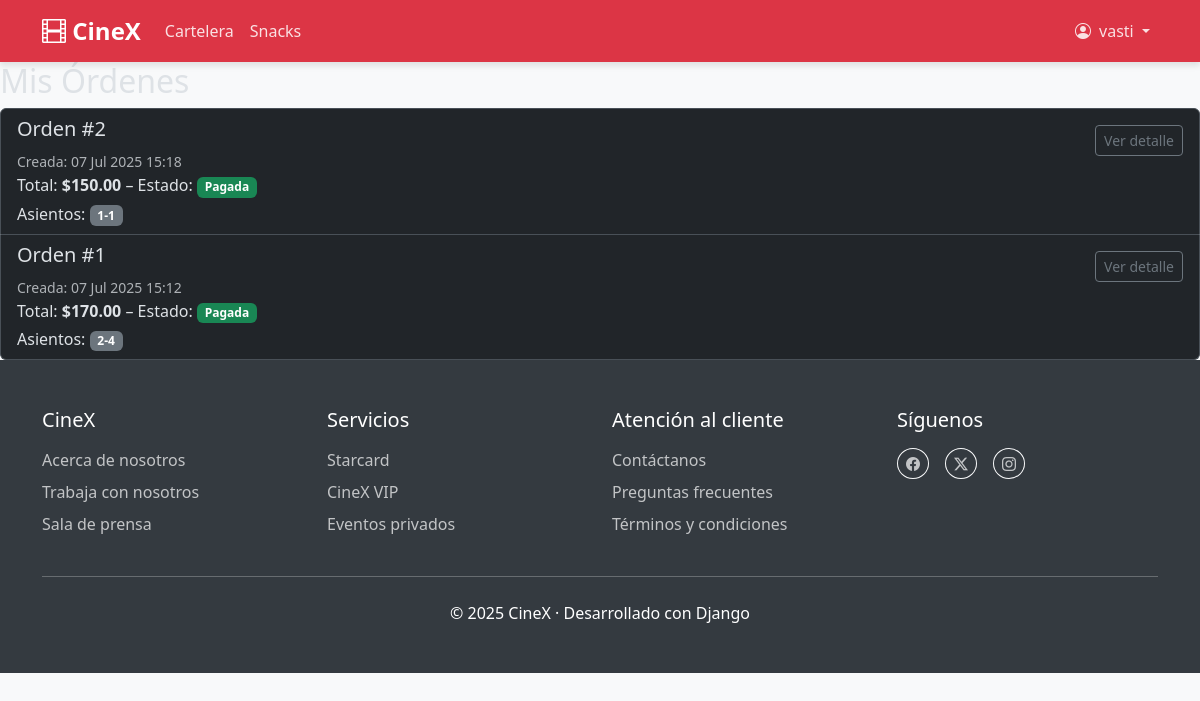
Screenshot of /orders/ (signed in) with the database file from the repository.
### cinema/models.py (models this page shows, shortened)
class TimeStampedModel(models.Model):
    created = models.DateTimeField(auto_now_add=True)
    updated = models.DateTimeField(auto_now=True)
    class Meta:
        abstract = True
        ordering = ('-created',)

class Order(TimeStampedModel):
    customer      = models.ForeignKey(Customer, on_delete=models.SET_NULL, null=True, related_name='orders')
    payment_method= models.CharField(max_length=3, choices=PaymentMethod.choices)
    total_amount  = models.DecimalField(max_digits=8, decimal_places=2)
    paid_at       = models.DateTimeField(null=True, blank=True)
    class Status(models.TextChoices):
        PENDING  = 'PEN', 'Pendiente'
        PAID     = 'PAI', 'Pagada'
        CANCELED = 'CAN', 'Cancelada'
    status        = models.CharField(max_length=3, choices=Status.choices, default=Status.PENDING)

class OrderTicket(models.Model):
    order   = models.ForeignKey(Order, on_delete=models.CASCADE, related_name='order_tickets')
    ticket  = models.OneToOneField(Ticket, on_delete=models.CASCADE)  # un ticket sólo puede pertenecer a una orden

class Ticket(TimeStampedModel):
    showtime      = models.ForeignKey(Showtime, on_delete=models.PROTECT, related_name='tickets')
    seat          = models.ForeignKey(Seat, on_delete=models.PROTECT)
    customer      = models.ForeignKey(Customer, on_delete=models.SET_NULL, null=True, blank=True, related_name='tickets')
    status        = models.CharField(max_length=3, choices=ReservationStatus.choices, default=ReservationStatus.RESERVED)
    price         = models.DecimalField(max_digits=6, decimal_places=2)
    qr_code       = models.ImageField(upload_to='tickets/qr/', blank=True)  # opcional
    class Meta:
        unique_together = (('showtime', 'seat'),)  # evita doble venta
        ordering = ('showtime', 'seat')

class Seat(models.Model):
    auditorium    = models.ForeignKey(Auditorium, on_delete=models.CASCADE, related_name='seats')
    row           = models.PositiveSmallIntegerField()
    col           = models.PositiveSmallIntegerField()
    seat_type     = models.CharField(max_length=20, default='standard')  # ej. VIP, 4DX…
    class Meta:
        unique_together = (('auditorium', 'row', 'col'),)
        ordering = ('row', 'col')

### cinema/views.py (the view)
# urls.py: path('orders/', OrderListView.as_view(), name='orders_list'),
class OrderListView(LoginRequiredMixin, ListView):
    model = Order
    template_name = 'orders_list.html'
    context_object_name = 'orders'
    login_url = 'login'
    def get_queryset(self):
        customer, _ = Customer.objects.get_or_create(user=self.request.user)
        return Order.objects.filter(customer=customer).order_by('-created')

### cinema/templates/orders_list.html
{% extends "baseHome.html" %}
{% block content %}
 <h2>Mis Órdenes</h2>
 {% if orders %}
   <div class="list-group">
     {% for order in orders %}
       <div class="list-group-item d-flex justify-content-between align-items-start">
         <div>
           <h5>Orden #{{ order.id }}</h5>
           <small class="text-muted">
             Creada: {{ order.created|date:"d M Y H:i" }}
           </small>
           <p class="mb-1">
             Total: <strong>${{ order.total_amount }}</strong> –
             Estado:
             {% if order.status == 'PEN' %}
               <span class="badge bg-warning text-dark">Pendiente</span>
             {% elif order.status == 'PAI' %}
               <span class="badge bg-success">Pagada</span>
             {% else %}
               <span class="badge bg-secondary">Cancelada</span>
             {% endif %}
           </p>
           <p class="mb-0">
             Asientos:
             {% for ot in order.order_tickets.all %}
               <span class="badge bg-secondary text-white me-1">
                 {{ ot.ticket.seat.row }}-{{ ot.ticket.seat.col }}
               </span>
             {% endfor %}
           </p>
         </div>
         <div class="text-end">
           {% if order.status == 'PEN' %}
             <a href="{% url 'order_confirm' order_id=order.id %}"
                class="btn btn-sm btn-primary mt-2">
               Continuar pago
             </a>
           {% else %}
             <a href="{% url 'order_success' order_id=order.id %}"
                class="btn btn-sm btn-outline-secondary mt-2">
               Ver detalle
             </a>
           {% endif %}
         </div>
       </div>
     {% endfor %}
   </div>
 {% else %}
   <div class="alert alert-info">
     No has realizado ninguna orden aún.
   </div>
 {% endif %}
{% endblock %}

### templates/baseHome.html (shortened to what this page needs)
{% load static %}
<!DOCTYPE html>
<html lang="es" data-bs-theme="dark">
<head>
    <link href="https://cdn.jsdelivr.net/npm/bootstrap@5.3.3/dist/css/bootstrap.min.css" rel="stylesheet">
    <link href="https://cdn.jsdelivr.net/npm/bootstrap-icons@1.11.3/font/bootstrap-icons.css" rel="stylesheet">
</head>
<body>
    <nav class="navbar navbar-expand-lg navbar-dark navbar-cinex">
        <div class="container">
            <a class="navbar-brand" href="{% url 'home' %}">
                <i class="bi bi-film"></i> CineX
            </a>
            <div class="collapse navbar-collapse" id="navbarCineX">
                <ul class="navbar-nav me-auto mb-2 mb-lg-0">
                    <li class="nav-item">
                        <a class="nav-link{% if request.resolver_match.url_name == 'home' %} active{% endif %}"
                           href="{% url 'home' %}">Cartelera</a>
                    </li>
                     <li class="nav-item">
           <a class="nav-link{% if request.resolver_match.url_name == 'snack_list' %} active{% endif %}" href="{% url 'snack_list' %}"> Snacks</a>
         </li>
                </ul>
                <ul class="navbar-nav">
                    {% if user.is_authenticated %}
                    <li class="nav-item dropdown">
                        <a class="nav-link dropdown-toggle" href="#" id="userDropdown" role="button"
                           data-bs-toggle="dropdown" aria-expanded="false">
                            <i class="bi bi-person-circle me-1"></i>
                            {{ user.get_short_name|default:user.username }}
                        </a>
                    </li>
                    {% else %}
                    <li class="nav-item">
                        <a class="nav-link btn btn-cinex px-3" href="{% url 'login' %}">
                            <i class="bi bi-box-arrow-in-right me-1"></i> Iniciar sesión
                        </a>
                    </li>
                    {% endif %}
                </ul>
            </div>
        </div>
    </nav>
    <main>
        {% block content %}{% endblock %}
    </main>
    <footer class="footer-cinex">
        <div class="container">
            <div class="row">
                <div class="col-md-3 mb-4 mb-md-0">
                    <h5 class="mb-3">CineX</h5>
                    <ul class="list-unstyled">
                        <li class="mb-2"><a href="#">Acerca de nosotros</a></li>
                        <li class="mb-2"><a href="#">Trabaja con nosotros</a></li>
                        <li class="mb-2"><a href="#">Sala de prensa</a></li>
                    </ul>
                </div>
                <div class="col-md-3 mb-4 mb-md-0">
                    <h5 class="mb-3">Servicios</h5>
                    <ul class="list-unstyled">
                        <li class="mb-2"><a href="#">Starcard</a></li>
                        <li class="mb-2"><a href="#">CineX VIP</a></li>
                        <li class="mb-2"><a href="#">Eventos privados</a></li>
                    </ul>
                </div>
                <div class="col-md-3 mb-4 mb-md-0">
                    <h5 class="mb-3">Atención al cliente</h5>
                    <ul class="list-unstyled">
                        <li class="mb-2"><a href="#">Contáctanos</a></li>
                        <li class="mb-2"><a href="#">Preguntas frecuentes</a></li>
                        <li class="mb-2"><a href="#">Términos y condiciones</a></li>
                    </ul>
                </div>
                <div class="col-md-3">
                    <h5 class="mb-3">Síguenos</h5>
                    <div class="d-flex gap-3">
                        <a href="#" class="btn btn-outline-light btn-sm rounded-circle">
                            <i class="bi bi-facebook"></i>
                        </a>
                        <a href="#" class="btn btn-outline-light btn-sm rounded-circle">
                            <i class="bi bi-twitter-x"></i>
                        </a>
                        <a
                         class="btn btn-outline-light btn-sm rounded-circle">
                            <i class="bi bi-instagram"></i>
                        </a>
                    </div>
                </div>
            </div>
            <hr class="my-4 bg-secondary">
            <div class="text-center">
                <p class="mb-0">© {% now "Y" %} CineX · Desarrollado con Django</p>
            </div>
        </div>
    </footer>
</body>
</html>

### rows the page displays
Order: id "2", created "07 Jul 2025 15:18", total_amount "150.00", status "Pagada"
OrderTicket: ticket.seat.row "1", ticket.seat.col "1"
Order: id "1", created "07 Jul 2025 15:12", total_amount "170.00", status "Pagada"
OrderTicket: ticket.seat.row "2", ticket.seat.col "4"

### other values shown
{{ user.get_short_name|default:user.username }} "vasti"
